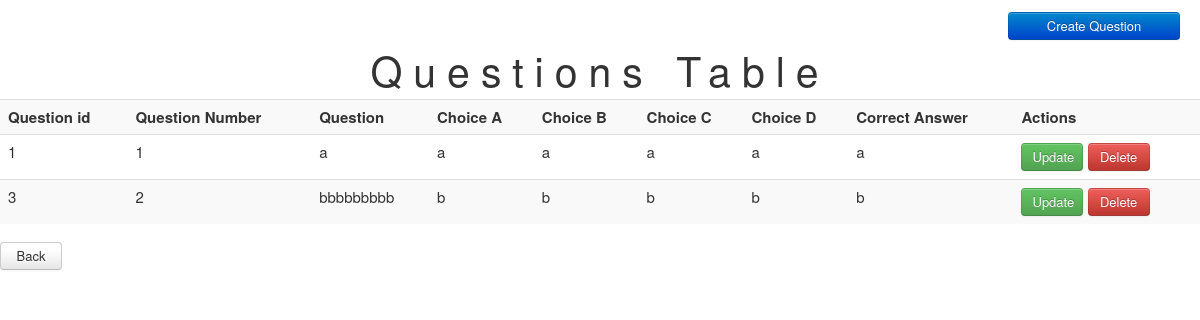
The page /adminModule/questionsTable.php on the database its author committed.
### tables this page shows
CREATE TABLE IF NOT EXISTS `questionnaire` (
  `question_id` int(11) NOT NULL AUTO_INCREMENT,
  `question_num` int(11) NOT NULL,
  `question` text NOT NULL,
  `choiceA` text NOT NULL,
  `choiceB` text NOT NULL,
  `choiceC` text NOT NULL,
  `choiceD` text NOT NULL,
  `correct_answer` char(1) NOT NULL,
  PRIMARY KEY (`question_id`)
);

### adminModule/AdminClass.php (called while the page is built, shortened)
<?php
	include_once('../config.php');
	class AdminClass {
		public static function getAllQuestions() {
			global $db;
			$query = "SELECT * FROM questionnaire";
			$result = $db->query($query);
			if ($result->num_rows > 0) {
				$questions = array();
				while ($question = $result->fetch_assoc()) {
					$questions[] = $question;
				}
				return $questions;
			} else {
				return false;
			}
		}
	}
 ?>

### adminModule/AdminClassHandler.php (called while the page is built, shortened)
<?php
	include_once('AdminClass.php');
	class AdminClassHandler extends AdminClass{
		public function testGetAllQuestions() {
			try {
				$result = parent::getAllQuestions();
				if ($result !== false) {
					return $result;
				} else {
					return false;
				}
			} catch (Exception $e) {
				error_log($e->getMessage());
				return false;
			}
		}
	}
 ?>

### adminModule/questionsTable.php (the view, shortened to what this page needs)
<html>
	<head>
		<link rel="stylesheet" type="text/css" href="../css/bootstrap.css">
	</head>
	<body>
		<a href="createQuestionAction.php" class = 'btn btn-primary btn-for-create'>Create Question</a>
		<?php
			include_once('AdminClassHandler.php');
			$obj = new AdminClassHandler();
			$questions = $obj->testGetAllQuestions();
			if($questions === false) {
				echo "no data";
			} else {
				echo "<table class = 'table table-striped'>
						<caption>Questions Table</caption>
						<th>Question id</th>
						<th>Question Number</th>
						<th>Question</th>
						<th>Choice A</th>
						<th>Choice B</th>
						<th>Choice C</th>
						<th>Choice D</th>
						<th>Correct Answer</th>
						<th>Actions</th>";
				foreach($questions as $question) {
					echo "<tr>
							<td>".$question['question_id']."</td>
							<td>".$question['question_num']."</td>
							<td>".$question['question']."</td>
							<td>".$question['choiceA']."</td>
							<td>".$question['choiceB']."</td>
							<td>".$question['choiceC']."</td>
							<td>".$question['choiceD']."</td>
							<td>".$question['correct_answer']."</td>
							<td>
								<a href = 'updateQuestionAction.php?id=".$question['question_id']."' class = 'btn btn-success'>Update</a>
								<a href = 'deleteQuestionAction.php?id=".$question['question_id']."' class = 'btn btn-danger' onclick = \"return confirm('Are you sure do you want to delete?')\">Delete</a>
							</td>
						 </tr>";
				}
				echo "</table>";
			}
		 ?>
		 <a href="admin.php" class = 'btn'>Back</a>
	</body>
</html>

### adminModule/questionsTable.php (style rules this page uses)
a { width: 40px; height: 18px; }
table { font-size: 15px; }
caption { font-size: 41px; letter-spacing: 11px; }
.btn-for-create { width: 150; float: right; margin: 12px 20px 0 0; }

### rows shown on the page
questionnaire: question_id "1", question_num "1", question "a", choiceA "a", choiceB "a", choiceC "a", choiceD "a", correct_answer "a"
questionnaire: question_id "3", question_num "2", question "bbbbbbbbb", choiceA "b", choiceB "b", choiceC "b", choiceD "b", correct_answer "b"
